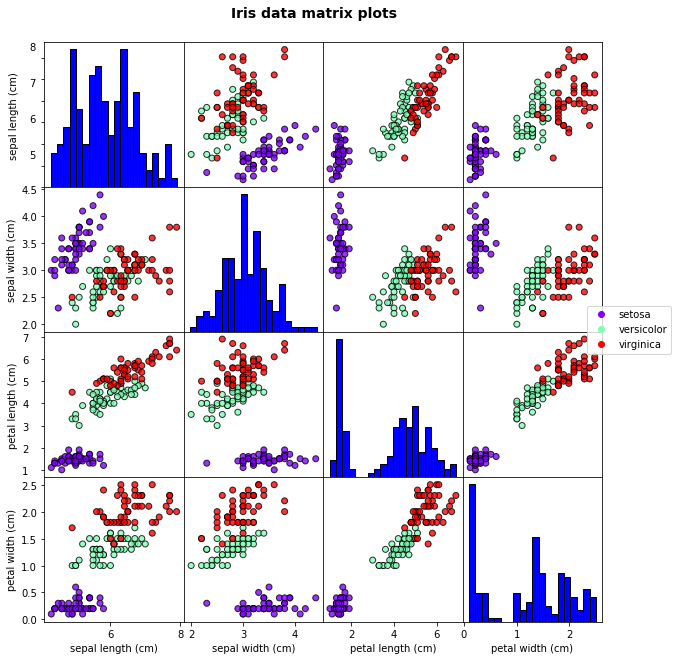

Generate this figure with Python:
from sklearn.datasets import load_iris 
import matplotlib.pyplot as plt 
import numpy as np
%matplotlib inline
#load data
iris_dataset = load_iris()
X = iris_dataset.data
Y = iris_dataset.target

fig, ax = plt.subplots(4,4,figsize=(10,10))
#delete space between subplots
fig.subplots_adjust(wspace=0, hspace=0)
#set matrix plot
for i,row in enumerate(iris_dataset.feature_names):
    for j,column in enumerate(iris_dataset.feature_names):
        #scatter plots
        if i != j:
            scatter=ax[i,j].scatter(X[:,j],X[:,i],c=Y, cmap='rainbow', edgecolor='k', alpha=0.8)   
        else:
        #histogram
            ax[i,j].hist(X[:,j],color='blue',edgecolor='black',bins=20)
        #set label
        ax[i,0].set_ylabel(row)
        ax[3,j].set_xlabel(column)
        #set ticks
        if j!=0:
            ax[i,j].tick_params(left=False,labelleft=False)
        ax[0,0].tick_params(labelcolor='white',pad=-2)
        ax[0,1].tick_params(labelleft=True,pad=145)
        ax[2,0].tick_params(labelleft=True,pad=12)
             
#set legend
labels =iris_dataset.target_names
handles = [plt.Line2D([],[],marker="o",ls="",color=scatter.cmap(scatter.norm(yi))) for yi in np.unique(Y)]
_=fig.legend(handles, labels,loc='right')
#set title
_=fig.suptitle("Iris data matrix plots",fontsize=14, fontweight='bold')
_=fig.subplots_adjust(top=0.93)
plt.show()
